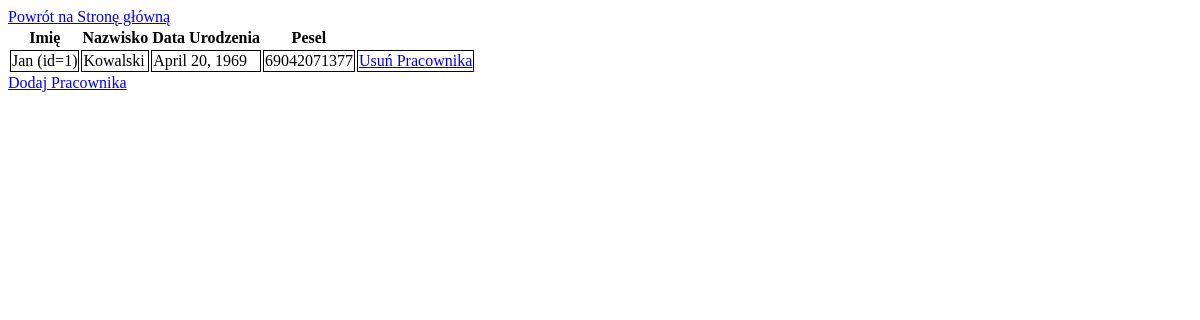
Page /polls/pracownicy/ on the earlier database version.
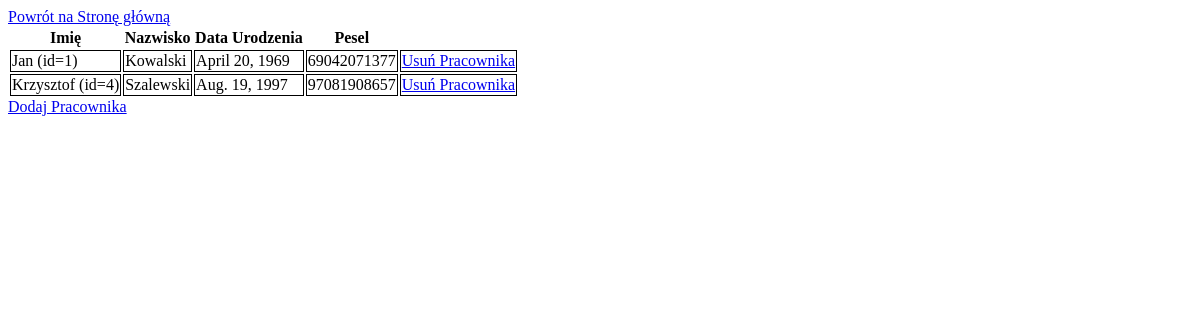
Same page on the later database version.
### polls/models.py (models this page shows, shortened)
class Pracownicy(models.Model):
    imie = models.CharField(max_length=100)
    nazwisko = models.CharField(max_length=200)
    data_ur = models.DateField(auto_now=False, auto_now_add=False)
    pesel = models.DecimalField(max_digits=11, decimal_places=0)

### polls/views.py (the view)
# urls.py: path('pracownicy/', views.detail_pracownicy),
def detail_pracownicy(request):
    pracownicy = Pracownicy.objects.all()
    template = loader.get_template('polls/pracownicy.html')
    context = {
        'pracownicy': pracownicy,
    }
    return HttpResponse(template.render(context, request))

### polls/templates/polls/pracownicy.html
{% load static %}
<link rel="stylesheet" type="text/css" href="{% static 'polls/style.css' %}" />
<a href="{% url 'start' %}">Powrót na Stronę główną</a>
{% if pracownicy %}
    <table>
        <tr>
            <th><a>Imię</a></th>
            <th><a>Nazwisko</a></th>
            <th><a>Data Urodzenia</a></th>
            <th><a>Pesel</a></th>
        </tr>
    {% for pracownik in pracownicy %}
        <tr>
            <td><a>{{pracownik.imie}} (id={{pracownik.id}})</a></td>
            <td><a>{{pracownik.nazwisko}}</a></td>
            <td><a>{{pracownik.data_ur}}</a></td>
            <td><a>{{pracownik.pesel}}</a></td>
            <td><a href="/polls/usun_pracownika/{{pracownik.id}}/">Usuń Pracownika</a></td>
        </tr>
    {% endfor %}
    </table>
{% else %}
    <p>No polls are available.</p>
{% endif %}
<a href="/polls/formularz/">Dodaj Pracownika</a>

### polls/static/polls/style.css (style rules this page uses)
td { border: 1px solid black; }

Differences in the rows shown:
added Pracownicy: imie "Krzysztof", id "4", nazwisko "Szalewski", data_ur "Aug. 19, 1997", pesel "97081908657"
